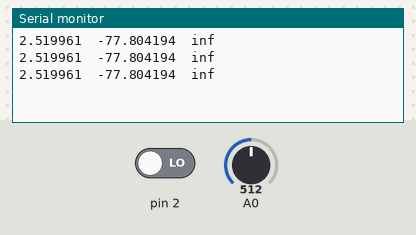
Recording of a sketch running on a simulated Arduino Uno, built for the host (arithmetic inside an expression is 32-bit, double 64-bit). Parts: the last lines printed to the serial monitor. Inputs (shaded band) come from the test bench; at power-on: A0 = 512, pin 2 LOW.

Above: at 2.2 s.
2.3 s: A0 set to 716
At 2.9 s:
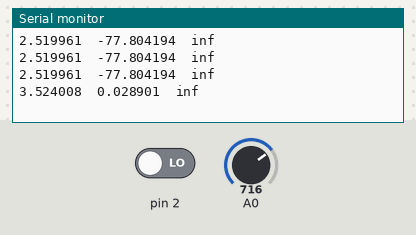
3.8 s: A0 set to 900
At 4.5 s:
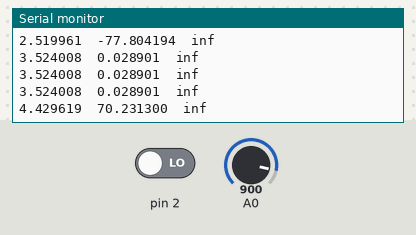
Timing chart, 0 to 6.8 s (numbered marks = the images above; inputs shaded):
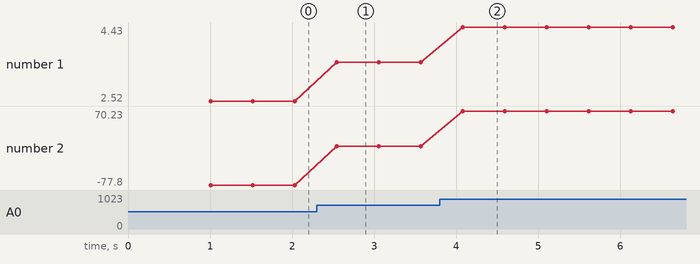

The sketch:

workshop_8_-_calibration.ino
```cpp
double Varef = 5.035;
double R = 12.9E3;

unsigned long count = 0;
char x = 0;
double voltage;

void setup() {
	Serial.begin(9600);
	analogReference(EXTERNAL);

	TIMSK1 = 0x01;
	TCCR1A = 0x00;
	TCCR1B = 0x01;
	attachInterrupt(0, interrupt, RISING);

	delay(1000);
}

void loop() {
	double voltageSum = 0.0;
	for (int i=0; i<100; i++) {
		int sensorValue = analogRead(A0);
		voltage = sensorValue * (Varef / 1023.0);
		voltageSum += voltage;
	}
	voltage = voltageSum / 100;
	double temperature = voltage * 1E6 / R - 273.15;

	float frequency = 16000000.0 / count;

	Serial.print(voltage, 6);
	Serial.print("\t");
	Serial.print(temperature, 6);
	Serial.print("\t");
	Serial.println(frequency);

	delay(500);
}

void interrupt() {
	if (!x) {
		count = TCNT1;
		TCNT1 = 0x0000;
		attachInterrupt(0, interrupt, FALLING);
	} else {
		attachInterrupt(0, interrupt, RISING);
	}
	x = ~x;
}
```

Measured:
- after the input at 2.3 s, the serial monitor: prints a new line after 0.25 s (image 1)
- after the input at 3.8 s, the serial monitor: prints a new line after 0.28 s (image 2)
- plotted number 1: 2.52 → 3.52 after the input at 2.3 s, 3.52 → 4.43 after the input at 3.8 s
- plotted number 2: -77.8 → 0.03 after the input at 2.3 s, 0.03 → 70.23 after the input at 3.8 s
